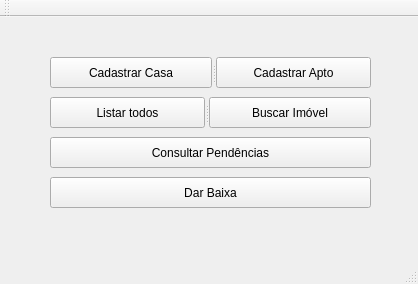
<?xml version="1.0" encoding="UTF-8"?>
<ui version="4.0">
 <class>MainWindow</class>
 <widget class="QMainWindow" name="MainWindow">
  <property name="geometry">
   <rect>
    <x>0</x>
    <y>0</y>
    <width>418</width>
    <height>284</height>
   </rect>
  </property>
  <property name="windowTitle">
   <string>MainWindow</string>
  </property>
  <widget class="QWidget" name="centralWidget">
   <widget class="QPushButton" name="Consulta">
    <property name="geometry">
     <rect>
      <x>50</x>
      <y>120</y>
      <width>321</width>
      <height>31</height>
     </rect>
    </property>
    <property name="text">
     <string>Consultar Pendências</string>
    </property>
   </widget>
   <widget class="QPushButton" name="DarBaixa">
    <property name="geometry">
     <rect>
      <x>50</x>
      <y>160</y>
      <width>321</width>
      <height>31</height>
     </rect>
    </property>
    <property name="text">
     <string>Dar Baixa</string>
    </property>
   </widget>
   <widget class="QLabel" name="label">
    <property name="geometry">
     <rect>
      <x>50</x>
      <y>200</y>
      <width>161</width>
      <height>20</height>
     </rect>
    </property>
    <property name="text">
     <string/>
    </property>
   </widget>
   <widget class="QSplitter" name="splitter_2">
    <property name="geometry">
     <rect>
      <x>50</x>
      <y>40</y>
      <width>321</width>
      <height>31</height>
     </rect>
    </property>
    <property name="orientation">
     <enum>Qt::Horizontal</enum>
    </property>
    <widget class="QPushButton" name="cadastroCasa">
     <property name="text">
      <string>Cadastrar Casa</string>
     </property>
    </widget>
    <widget class="QPushButton" name="cadastroAp">
     <property name="text">
      <string>Cadastrar Apto</string>
     </property>
    </widget>
   </widget>
   <widget class="QSplitter" name="splitter">
    <property name="geometry">
     <rect>
      <x>50</x>
      <y>80</y>
      <width>321</width>
      <height>31</height>
     </rect>
    </property>
    <property name="orientation">
     <enum>Qt::Horizontal</enum>
    </property>
    <widget class="QPushButton" name="listar">
     <property name="text">
      <string>Listar todos</string>
     </property>
    </widget>
    <widget class="QPushButton" name="buscaImovel">
     <property name="text">
      <string>Buscar Imóvel</string>
     </property>
    </widget>
   </widget>
  </widget>
  <widget class="QMenuBar" name="menuBar">
   <property name="geometry">
    <rect>
     <x>0</x>
     <y>0</y>
     <width>418</width>
     <height>21</height>
    </rect>
   </property>
  </widget>
  <widget class="QToolBar" name="mainToolBar">
   <attribute name="toolBarArea">
    <enum>TopToolBarArea</enum>
   </attribute>
   <attribute name="toolBarBreak">
    <bool>false</bool>
   </attribute>
  </widget>
  <widget class="QStatusBar" name="statusBar"/>
 </widget>
 <layoutdefault spacing="6" margin="11"/>
 <resources/>
 <connections/>
</ui>
